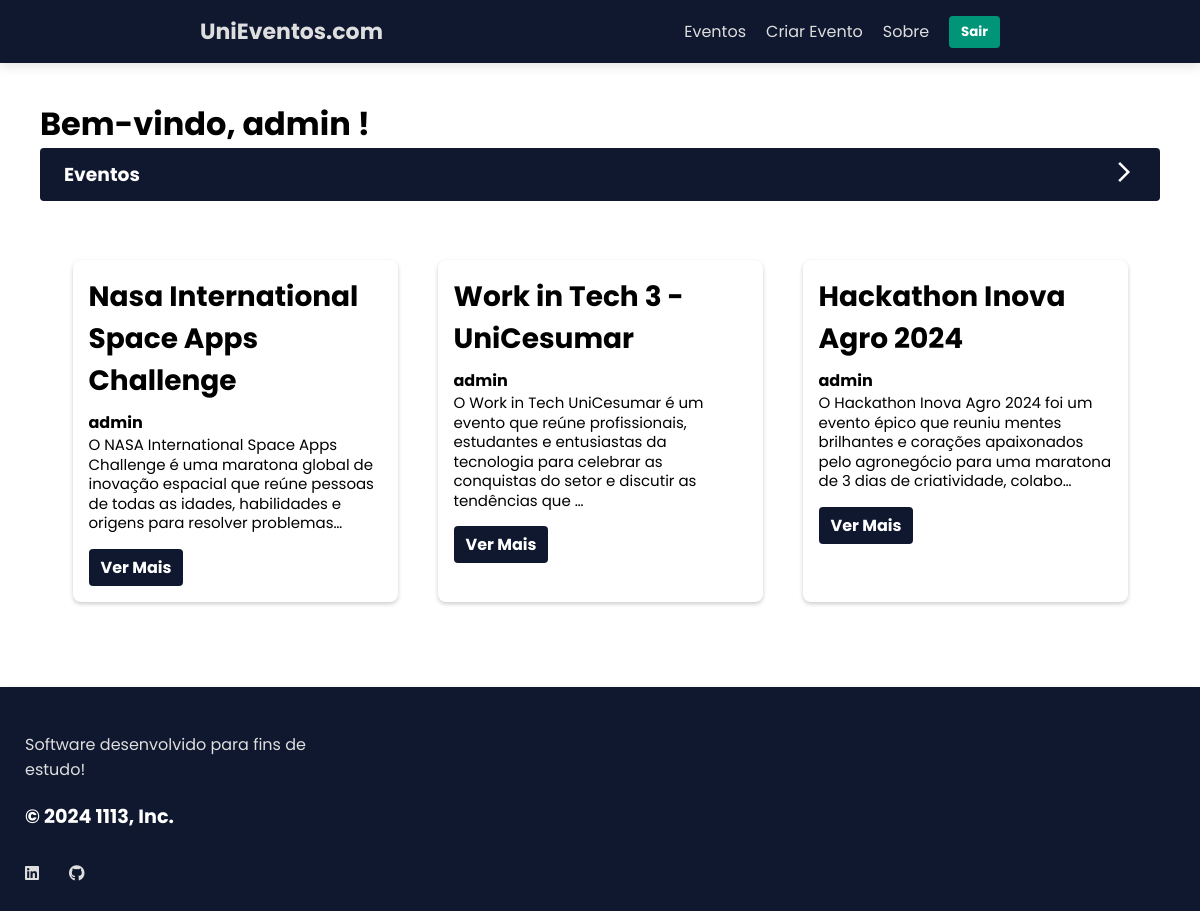
The app's page /home/ (signed in) with its own data.
### unieventos/models.py (models this page shows, shortened)
class Event(models.Model):
    name = models.CharField(max_length=255)
    image = models.ImageField(upload_to='images', blank=True)
    description = models.TextField()
    event_date = models.DateField()
    created = models.DateTimeField(auto_now_add=True)
    updated = models.DateTimeField(auto_now=True)
    creator = models.ForeignKey(get_user_model(), on_delete=models.CASCADE)
    class Meta:
        ordering = ('-created',)

### unieventos/views.py (the view)
# urls.py: 2. Add a URL to urlpatterns:  path('', views.home, name='home')
def home(request):
    events = Event.objects.all()[:3]
    if request.user.is_authenticated:
        user = request.user
    else:
        user = None
    context = {
        'events': events,
        'user': user,
    }
    return render(request, 'unieventos/main.html', context)

### unieventos/templates/unieventos/main.html (shortened to what this page needs)
{% extends 'base.html' %}
{% load static %}
{% block link %}
  <link rel="stylesheet" href="{% static 'unieventos.css' %}">
{% endblock %}
{% block content %}
<h1>Bem-vindo, {{ user.first_name }} {{ user.last_name }}!</h1>
<a href="{% url 'unieventos:events' %}" style="text-decoration: none;">
    <div class="navigation">
      <h3>Eventos</h3>
      <div class="btn"><svg xmlns="http://www.w3.org/2000/svg" height="24px" viewBox="0 -960 960 960" width="24px" fill="#fff" ><path d="m321-80-71-71 329-329-329-329 71-71 400 400L321-80Z"/></svg></div>
    </div>
</a>
<div class="card-container" style="padding-top: 25px; padding-bottom: 25px;">
    {% for event in events %}
    <div class="card">
      <div class="card-content">
        <h3>{{ event.name }}</h3>
        <h4>{{ event.creator.username }}</h4>
        <p>{{ event.description|truncatechars:170 }}</p>
        <a href="{% url 'unieventos:event_detail' event.pk %}" class="btn"><b>Ver Mais</b></a>
      </div>
    </div>
    {% endfor %}
</div>
{% endblock %}

### static/style.css (style rules this page uses)
* { margin: 0; padding: 0; box-sizing: border-box; font-family: "Poppins", sans-serif; }
body { background: #ffffff; }

### unieventos/static/unieventos.css (style rules this page uses)
.navigation { display: flex; justify-content: space-between; padding: 6px 12px; background-color: #10182F; border-radius: 4px; }
.navigation h3 { display: inline-block; padding: 6px 12px; text-decoration: none; color: #fff; }
.navigation .btn { padding: 6px 12px; padding-bottom: 0px; }
.card-container { display: flex; justify-content: center; flex-wrap: wrap; margin-top: 14px; }
.card { width: 325px; background-color: #fff; border-radius: 8px; overflow: hidden; box-shadow: 0px 2px 4px rgba(0, 0, 0, 0.2); margin: 20px; }
.card-content { padding: 16px; }
.card-content h3 { font-size: 28px; margin-bottom: 8px; }
.card-content p { font-size: 15px; line-height: 1.3; }
.btn { display: inline-block; padding: 6px 12px; background-color: #10182F; text-decoration: none; border-radius: 4px; color: #fff; }
.card-content .btn { margin-top: 16px; }

### records on screen
Event: name "Nasa International Space Apps Challenge", creator.username "admin", description "O NASA International Space Apps Challenge é uma maratona global de inovação espacial que reúne pessoas de todas as idades, habilidades e origens para resolver problemas…"
Event: name "Work in Tech 3 - UniCesumar", creator.username "admin", description "O Work in Tech UniCesumar é um evento que reúne profissionais, estudantes e entusiastas da tecnologia para celebrar as conquistas do setor e discutir as tendências que …"
Event: name "Hackathon Inova Agro 2024", creator.username "admin", description "O Hackathon Inova Agro 2024 foi um evento épico que reuniu mentes brilhantes e corações apaixonados pelo agronegócio para uma maratona de 3 dias de criatividade, colabo…"

### other values on screen
{{ user.first_name }} "admin"
